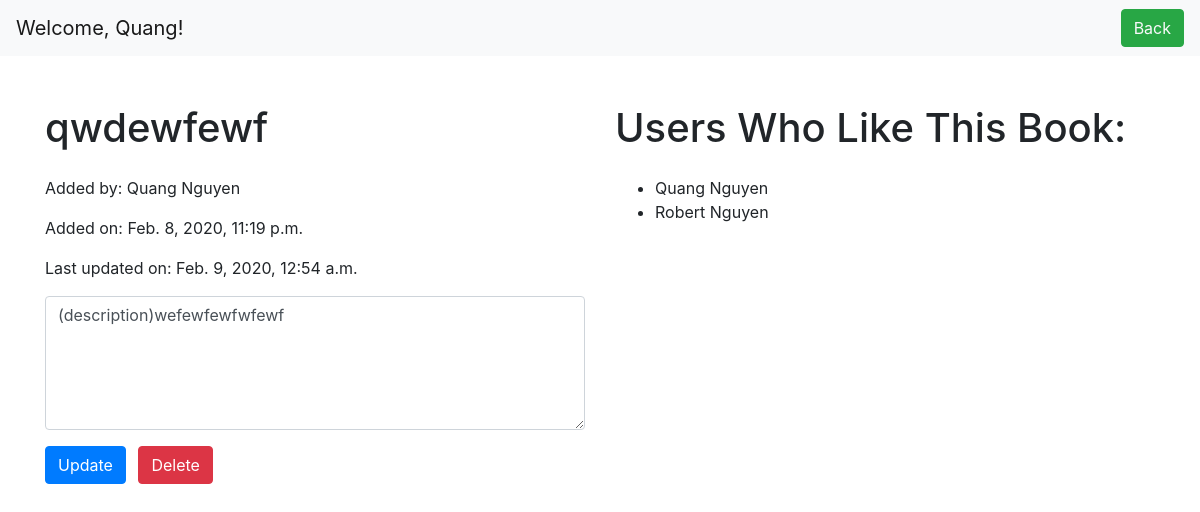
The page /books/preview/3/6 on the database its author committed.
### login_n_registration_app/models.py (models this page shows)
class User(models.Model):
    first_name = models.CharField(max_length=255)
    last_name = models.CharField(max_length=255)
    birthdate = models.DateTimeField()
    email = models.CharField(max_length=255)
    password = models.CharField(max_length=255)
    created_at = models.DateTimeField(auto_now_add=True)
    updated_at = models.DateTimeField(auto_now=True)
    objects = UserManager()

### favorite_books_app/models.py (models this page shows)
class Book(models.Model):
    title = models.CharField(max_length=255)
    desc = models.CharField(max_length=255)
    uploaded_by = models.ForeignKey(
        User, related_name="books_uploaded", on_delete=models.CASCADE)
    users = models.ManyToManyField(User, related_name="fav_books")
    created_at = models.DateTimeField(auto_now_add=True)
    updated_at = models.DateTimeField(auto_now=True)

### favorite_books_app/views.py (the view)
# urls.py: path('preview/<int:user_id>/<int:book_id>', views.book_preview),
def book_preview(request, user_id, book_id):
    context = {
        'user': User.objects.all().get(id=user_id),
        'book': Book.objects.all().get(id=book_id)
    }
    return render(request, 'book.html', context)

### favorite_books_app/templates/book.html (shortened to what this page needs)
<!DOCTYPE html>
<html lang="en">
<head>
    <link rel="stylesheet" href="https://stackpath.bootstrapcdn.com/bootstrap/4.4.1/css/bootstrap.min.css"
>
</head>
<body>
    <nav class="navbar navbar-light bg-light">
        <a class="navbar-brand" href="#">Welcome, {{ user.first_name }}!</a>
        <a href="/books/{{ user.id }}" class="btn btn-success text-light">Back</a>
    </nav>
    <div class="container py-5">
        <div class="row">
            <div class="col-6">
                <h1 class="mb-4">{{ book.title }}</h1>
                <p>Added by: {{ book.uploaded_by.first_name }} {{ book.uploaded_by.last_name }}</p>
                <p>Added on: {{ book.created_at }}</p>
                <p>Last updated on: {{ book.updated_at }}</p>
                {% if book.uploaded_by.id == user.id %}
                <form action="/books/{{ user.id }}/update/book" method="POST">
                    <textarea class="d-block w-100 form-control mb-3" name="desc" id="" cols="5"
                        rows="5">{{ book.desc }}</textarea>
                    <input class="btn btn-primary mr-1" type="submit" name="update" value="Update">
                    <input class="btn btn-danger ml-1" type="submit" name="delete" value="Delete">
                </form>
                {% else %}
                <p>Description: {{ book.desc }}</p>
                {% endif %}
            </div>
            <div class="col-6">
                <h1 class="mb-4">Users Who Like This Book:</h1>
                <ul>
                    {% for book_user in book.users.all %}
                    <li>{{ book_user.first_name }} {{ book_user.last_name }}</li>
                    {% endfor %}
                </ul>
            </div>
        </div>
    </div>
</body>
</html>

### rows shown on the page
User: first_name "Quang", last_name "Nguyen"
Book: title "qwdewfewf", uploaded_by.first_name "Quang", uploaded_by.last_name "Nguyen", created_at "Feb. 8, 2020, 11:19 p.m.", updated_at "Feb. 9, 2020, 12:54 a.m.", desc "(description)wefewfewfwfewf"
User: first_name "Robert", last_name "Nguyen"
